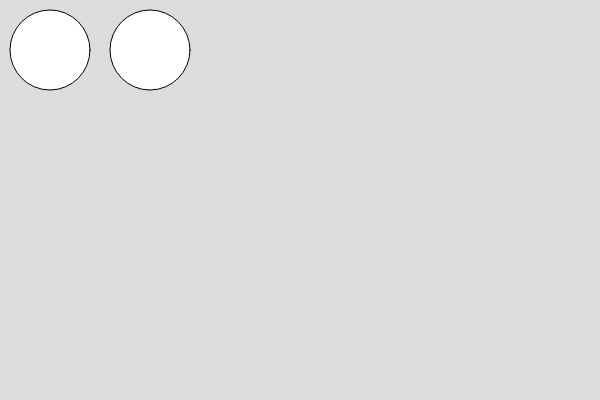
Frame 1 (no input)
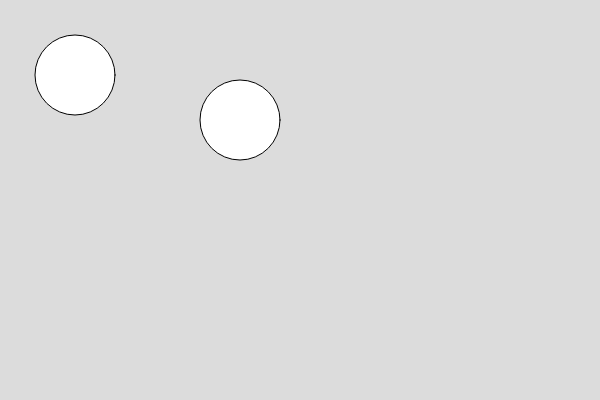
Frame 60 (no input)
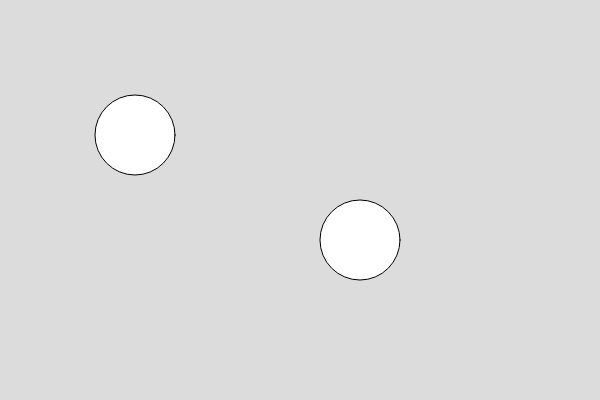
Frame 120 (the mouse pressed at the canvas centre since frame 60)

The p5.js sketch that drew these frames (run headless with seeded random() and noise() and a simulated clock; from frame 60 on, the mouse is pressed at the canvas centre):

// p5.js sketch
// ── sketch.js
class Shar {
    constructor(x, y, w, h, speed, vx, vy) {
        this.x = x;
        this.y = y;
        this.w = w;
        this.h = h;
        this.speed = speed;
        this.vx = vx;
        this.vy = vy;
    }
}

let sharStop = false;

const shar_1 = new Shar(50, 50, 80, 80, 1, 1, 1);
const shar_2 = new Shar(150, 50, 80, 80, 2, -1, 1);

const box = {
    width: 600,
    height: 400,
}

function sharStopFalse(event) {
    this.sharStop = event;
    return this.sharStop;
}

function setup() {
    createCanvas(box.width, box.height);
    background(51);
}
  
function draw() {
    background(220);
    ellipse(shar_1.x, shar_1.y, shar_1.w, shar_1.h);
    ellipse(shar_2.x, shar_2.y, shar_2.w, shar_2.h);
    let xCoords = shar_2.x - shar_1.x;
    let yCoords = shar_2.y - shar_1.y;
    let radius = shar_1.w / 2 + shar_2.w / 2;

    if (Math.pow(radius, 2) >= (Math.pow(xCoords, 2) + Math.pow(yCoords, 2))) {
        console.log("tegdi");
        sharStop = false;
        console.log('sharStop1: ', sharStop);
        shar_1.speed = 0;
        shar_2.speed = 0;
        // console.log(Math.pow(radius, 2), Math.pow(xCoords, 2) + Math.pow(yCoords, 2));
        shar_1.vx = shar_1.vx * (-1);
        shar_1.vy = shar_1.vy * (-1);
        shar_2.vx = shar_2.vx * (-1);
        shar_2.vy = shar_2.vy * (-1);
        this.sharStopFalse(true);
        if(this.sharStopFalse) {
            shar_1.speed = 1;
            shar_2.speed = 2;
        }
    }

    if ((shar_1.x === (box.width - shar_1.h / 2) && shar_1.vx === 1) || (shar_1.x === shar_1.h / 2 && shar_1.vx === -1)) {
        shar_1.vx = shar_1.vx * (-1);
    }
    if ((shar_1.y === (box.height - shar_1.h / 2) && shar_1.vy === 1) || (shar_1.y === shar_1.h / 2 && shar_1.vy === -1)) {
        shar_1.vy = shar_1.vy * (-1);
    }

    if ((shar_2.x === (box.width - shar_2.h / 2) && shar_2.vx === 1) || (shar_2.x === shar_2.h / 2 && shar_2.vx === -1)) {
        shar_2.vx = shar_2.vx * (-1);
    }
    if ((shar_2.y === (box.height - shar_2.h / 2) && shar_2.vy === 1) || (shar_2.y === shar_2.h / 2 && shar_2.vy === -1)) {
        shar_2.vy = shar_2.vy * (-1);
    }

    shar_1.x = shar_1.x + shar_1.vx * shar_1.speed;
    shar_1.y = shar_1.y + shar_1.vy * shar_1.speed;
    shar_2.x = shar_2.x + shar_2.vx * shar_2.speed;
    shar_2.y = shar_2.y + shar_2.vy * shar_2.speed;
}
